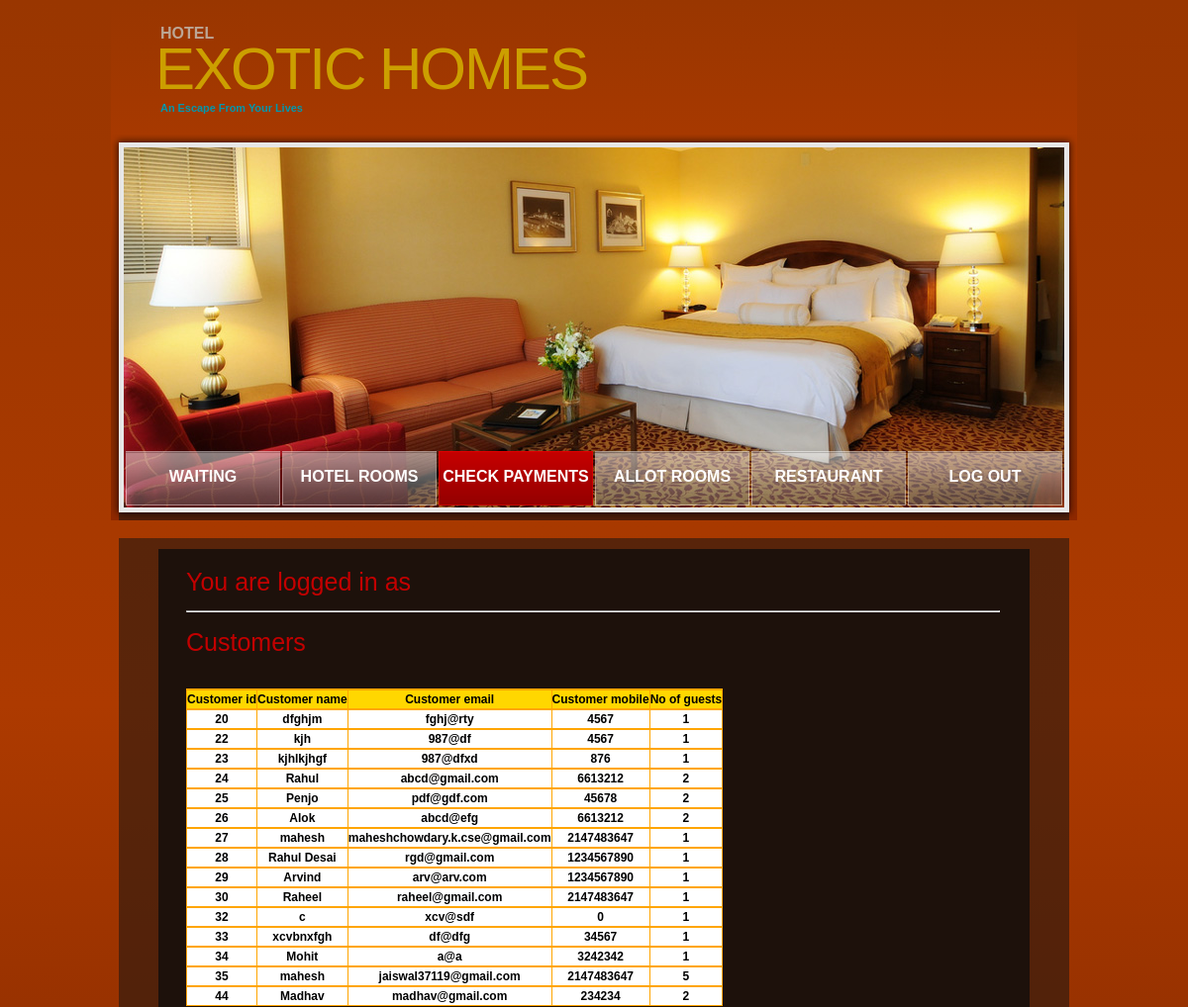
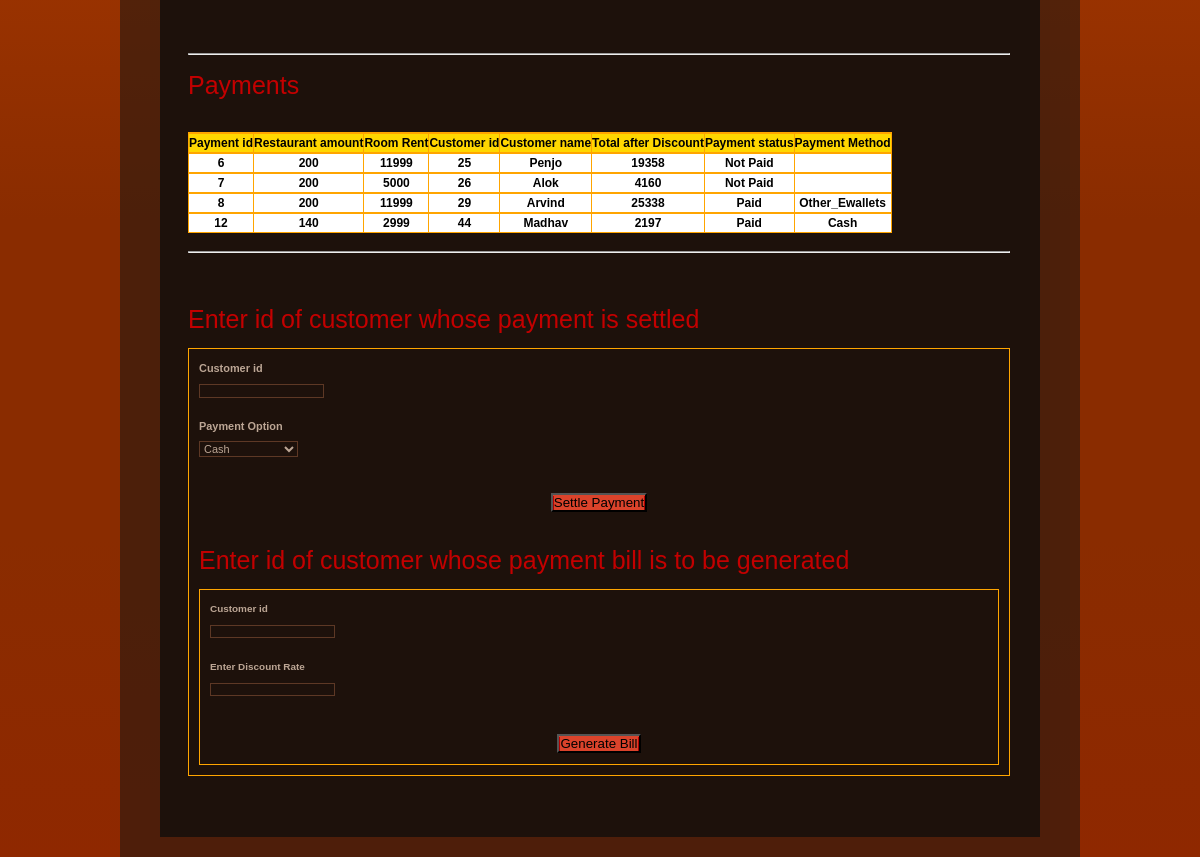
The page /project/payments.php on the database its author committed (2 pictures, top to bottom).
### tables this page shows
CREATE TABLE `customers` (
  `Custadd` varchar(50) NOT NULL,
  `custemail` varchar(30) NOT NULL,
  `cusid` int(10) NOT NULL,
  `cusname` varchar(30) NOT NULL,
  `cusmobile` int(10) NOT NULL,
  `noofguest` int(3) NOT NULL DEFAULT '1'
);

CREATE TABLE `payments` (
  `Rentamt` int(10) NOT NULL,
  `payid` int(10) NOT NULL,
  `Restamt` int(10) NOT NULL,
  `paycustid` int(10) NOT NULL,
  `paystat` varchar(10) NOT NULL DEFAULT 'Not Paid',
  `Total` int(10) NOT NULL,
  `Method` varchar(15) DEFAULT NULL,
  `RecvrId` int(10) NOT NULL
);

### project/payments.php (the view, shortened to what this page needs)
<!DOCTYPE html PUBLIC "-//W3C//DTD XHTML 1.0 Strict//EN" "http://www.w3.org/TR/xhtml1/DTD/xhtml1-strict.dtd">
<html xmlns="http://www.w3.org/1999/xhtml" xml:lang="en" lang="en">
<head>
<link href="style.css" rel="stylesheet" type="text/css" />
<link href="layout.css" rel="stylesheet" type="text/css" />
</head>
<body id="page1" onload="new ElementMaxHeight();">
<div id="main">
  <div id="header">
    <div class="row-1">
      <div class="wrapper">
        <div class="logo">
          <h1><a href="#">Exotic Homes</a></h1>
          <em>Hotel</em> <strong>An Escape From Your Lives</strong> </div>
      </div>
    </div>
    <div class="row-2">
      <div class="indent">
        <div class="header-box">
          <div class="inner">
            <ul class="nav">
              <li><a href="admin.php">Waiting Requests</a></li>
              <li><a href="room.php">Hotel Rooms</a></li>
              <li><a href="#"  class="current">Check Payments</a></li>
			   <li><a href="Allot.php">Allot Rooms</a></li>
			   <li><a href="restadmin.php">Restaurant</a></li>
			   <li><a href="logout.php">Log Out</a></li>
            </ul>
          </div>
        </div>
      </div>
    </div>
  </div>
<br/>
 <div id="content">
        <div class="box maxheight">
          <div class="inner">
		  <div>
		<?php
				echo "<h3>You are logged in as ";
				$ent=$_SESSION['usrname'];
				echo "$ent</h3>";
		?>
		</div>
			<hr/>
			<br/>
		     <?php
				$link = mysqli_connect("localhost","root","","hotel_management");
				$sql = "Select * from customers";
				if(mysqli_query($link,$sql)){
				$result=mysqli_query($link,$sql);
				echo "<style>
					table,th,td{
						font-color:#ffffff;
						 border:1px solid orange;
						 border-collapse:collapse;
					}
				</style>
				<h3>Customers</h3>
				<br/>
				<table style='width=100%;background-color:white;color:black;'>
				<th style='width=20px;'>
				<tr  style='background-color:gold;'>
					<th>Customer id</th>
					<th>Customer name</th>
					<th>Customer email</th>
					<th>Customer mobile</th>
					<th>No of guests</th>
				</tr>";
				while($row=mysqli_fetch_assoc($result))
				{
				echo "
				<th style='width=20px;'>
				<tr>
					<th>$row[cusid]</th>
					<th>$row[cusname]</th>
					<th>$row[custemail]</th>
					<th>$row[cusmobile]</th>
					<th>$row[noofguest]</th>
				</tr>";
				}
				echo"</table>";
				}
				else{
					echo "ERROR: could not able to execute $sql.".mysqli_error($link);
				}
				?>
				<br/>
				<br/>
				<?php
				$link = mysqli_connect("localhost","root","","hotel_management");
				$sql = "Select * from payments";
				if(mysqli_query($link,$sql)){
				$result=mysqli_query($link,$sql);
				echo "<br/>
					<hr/>
					<br/>
				<style>
					table,th,td{
						font-color:#ffffff;
						 border:1px solid orange;
						 border-collapse:collapse;
					}
				</style>
				<h3>Payments</h3>
				<br/>
				<table style='width=100%;background-color:white;color:black;'>
				<th style='width=20px;'>
				<tr style='background-color:gold;'>
					<th>Payment id</th>
					<th>Restaurant amount</th>
					<th>Room Rent</th>
					<th>Customer id</th>
					<th>Customer name</th>
					<th>Total after Discount</th>
					<th>Payment status</th>
					<th>Payment Method</th>
				</tr>";
				while($row=mysqli_fetch_assoc($result))
				{
					$sql4="Select cusname from customers where cusid='$row[paycustid]'";
					$result4=mysqli_query($link,$sql4);
					$row4=mysqli_fetch_row($result4);
				echo "
				<th style='width=20px;'>
				<tr>
					<th>$row[payid]</th>
					<th>$row[Restamt]</th>
					<th>$row[Rentamt]</th>
					<th>$row[paycustid]</th>
					<th>$row4[0]</th>
					<th>$row[Total]</th>
					<th>$row[paystat]</th>
					<th>$row[Method]</th>
				</tr>";
				}
				echo"</table>";
				}
				else{
					echo "ERROR: could not able to execute $sql.".mysqli_error($link);
				}
				echo '<br/>
					<hr/>
					<br/>
				<br/>
				<br/>
				<h3>Enter id of customer whose payment is settled</h3>
            <form action="paydone.php" method="POST" id="reservation-form" style="padding:10px; border:1px solid orange;">
                <div>
                  <label>Customer id</label>
					<input type="int" name="custid" size="35">
                </div>
				<br/>
                <div>
                  <label>Payment Option</label>
                  <select name="method">
				  <option value="Cash">Cash</option>
				  <option value="Credit_Card">Credit card</option>
				  <option value="Debit_Card">Debit card</option>
				  <option value="Paytm">Paytm</option>
				  <option value="Other_Ewallets">Other E-Wallets</option>
				  </select>
                </div>
				<br/>
				<div>
				<br/>
                <div class="button"><button type="submit" style="background: rgb(219, 67, 43)"><span><span>Settle Payment</span></span></button></div>
			</form>';
				echo '<br/>
				<br/>
				<h3>Enter id of customer whose payment bill is to be generated</h3>
            <form action="paysub.php" method="POST" id="reservation-form" style="padding:10px; border:1px solid orange;">
                <div>
                  <label>Customer id</label>
					<input type="int" name="custid" size="35">
                </div>
				<br/>
                <div>
                  <label>Enter Discount Rate</label>
                  <input type="int" name="Rate" size="35">
                </div>
				<br/>
				<div>
				<br/>
                <div class="button"><button type="submit" style="background: rgb(219, 67, 43)"><span><span>Generate Bill</span></span></button></div>
			</form>';
				?>
          </div>
      </div>
    </div>
  </div>
</body>
</html>

### project/style.css (style rules this page uses)
* { margin:0; padding:0; }
html, body { height:100%; }
body { background: rgba(153,54,0,1); background: -moz-linear-gradient(top, rgba(153,54,0,1) 0%, rgba(173,58,0,1) 38%, rgba(138,44,0,1) 66%, rgba(138,44,0,1) 83%, rgba(143,40,0,1) 100%); background: -webkit-gradient(left top, left bottom, color-stop(0%, rgba(153,54,0,1)), color-stop(38%, rgba(173,58,0,1)), color-stop(66%, rgba(138,44,0,1)), color-stop(83%, rgba(138,44,0,1)), color-stop(100%, rgba(143,40,0,1))); background: -webkit-linear-gradient(top, rgba(153,54,0,1) 0%, rgba(173,58,0,1) 38%, rgba(138,44,0,1) 66%, rgba(138,44,0,1) 83%, rgba(143,40,0,1) 100%); background: -o-linear-gradient(top, rgba(153,54,0,1) 0%, rgba(173,58,0,1) 38%, rgba(138,44,0,1) 66%, rgba(138,44,0,1) 83%, rgba(143,40,0,1) 100%); background: -ms-linear-gradient(top, rgba(153,54,0,1) 0%, rgba(173,58,0,1) 38%, rgba(138,44,0,1) 66%, rgba(138,44,0,1) 83%, rgba(143,40,0,1) 100%); background: linear-gradient(to bottom, rgba(153,54,0,1) 0%, rgba(173,58,0,1) 38%, rgba(138,44,0,1) 66%, rgba(138,44,0,1) 83%, rgba(143,40,0,1) 100%); filter: progid:DXImageTransform.Microsoft.gradient( startColorstr='#993600', endColorstr='#8f2800', GradientType=0 ); center top #37271c; font-family:Tahoma, Geneva, sans-serif; font-size:100%; line-height:1.125em; color:#bca695; }
input, select, textarea { font-family:Tahoma, Geneva, sans-serif; font-size:1em; }
.wrapper { width:100%; overflow:hidden; }
input, select { vertical-align:middle; font-weight:normal; }
#reservation-form { font-size:.91em; font-weight:bold; }
#reservation-form label { display:block; padding-bottom:4px; }
#reservation-form select { border:1px solid #5d3825; background:#1d110b; color:#bca695; }
#reservation-form input { width:123px; text-align:center; border:1px solid #5d3825; background:#1d110b; color:#bca695; }
#reservation-form .button { font-size:1em; }
ul { list-style:none; }
a { color:#bca695; outline:none; }
h1 { font-family:"Trebuchet MS", Arial, Helvetica, sans-serif; font-size:60px; line-height:1em; color:##cc9f00; text-transform:uppercase; font-weight:normal; letter-spacing:-2px; }
h1 a { color:#cc9f00; text-decoration:none; }
h3 { font-family:"Trebuchet MS", Arial, Helvetica, sans-serif; color:#c30000; font-size:25px; line-height:1em; font-weight:normal; margin-bottom:16px; }
.button { text-align:center; font-size:.91em; }
.button span { display:inline-block; background:url(images/button-side.gif) no-repeat left top; padding-left:1px; }
.button span span { background:url(images/button-side.gif) no-repeat right top; padding-right:1px; padding-left:0; }
.box { background:#1d110b; width:100%; }
.box .inner { padding:21px 30px 30px 28px; }
#header .row-1 { height:136px; }
#header .row-2 { height:390px; background:url(images/header-bg.png) no-repeat left bottom; }
#header .row-2 .indent { padding:13px 0 0 13px; }
#header .logo { float:left; padding:40px 0 0 45px; }
#header .logo em { position:absolute; top:25px; text-transform:uppercase; font-style:normal; font-size:16px; font-family:"Trebuchet MS", Arial, Helvetica, sans-serif; font-weight:bold; padding-left:5px; }
#header .logo strong { color:#0098ad; font-size:.91em; padding-left:5px; }
.header-box { background:url(images/header-bg1.jpg) no-repeat left top; width:950px; height:364px; }
.header-box .inner { padding:307px 0 0 2px; }
#header .nav { overflow:hidden; }
#header .nav li { display:inline; }
#header .nav li a { display:block; float:left; width:156px; height:55px; line-height:52px; font-size:16px; text-transform:uppercase; font-weight:bold; color:#fff; text-decoration:none; font-family:"Trebuchet MS", Arial, Helvetica, sans-serif; text-align:center; margin-right:2px; background:url(images/nav-bg1.png) no-repeat left top; }
#header .nav li a.current { background:url(images/nav-bg2.png) no-repeat left top; }
#content { background:url(images/content-bg.png) left top; margin:0 8px; padding:11px 40px 20px 40px; }

### project/payments.php (style rules this page uses)
table,th,td { font-color:#ffffff; border:1px solid orange; border-collapse:collapse; }

### rows shown on the page
customers: cusid "20", cusname "dfghjm", custemail "fghj@rty", cusmobile "4567", noofguest "1"
customers: cusid "22", cusname "kjh", custemail "987@df", cusmobile "4567", noofguest "1"
customers: cusid "23", cusname "kjhlkjhgf", custemail "987@dfxd", cusmobile "876", noofguest "1"
customers: cusid "24", cusname "Rahul", custemail "abcd@gmail.com", cusmobile "6613212", noofguest "2"
customers: cusid "25", cusname "Penjo", custemail "pdf@gdf.com", cusmobile "45678", noofguest "2"
customers: cusid "26", cusname "Alok", custemail "abcd@efg", cusmobile "6613212", noofguest "2"
customers: cusid "27", cusname "mahesh", custemail "maheshchowdary.k.cse@gmail.com", cusmobile "2147483647", noofguest "1"
customers: cusid "28", cusname "Rahul Desai", custemail "rgd@gmail.com", cusmobile "1234567890", noofguest "1"
customers: cusid "29", cusname "Arvind", custemail "arv@arv.com", cusmobile "1234567890", noofguest "1"
customers: cusid "30", cusname "Raheel", custemail "raheel@gmail.com", cusmobile "2147483647", noofguest "1"
customers: cusid "32", cusname "c", custemail "xcv@sdf", cusmobile "0", noofguest "1"
customers: cusid "33", cusname "xcvbnxfgh", custemail "df@dfg", cusmobile "34567", noofguest "1"
customers: cusid "34", cusname "Mohit", custemail "a@a", cusmobile "3242342", noofguest "1"
customers: cusid "35", cusname "mahesh", custemail "jaiswal37119@gmail.com", cusmobile "2147483647", noofguest "5"
customers: cusid "44", cusname "Madhav", custemail "madhav@gmail.com", cusmobile "234234", noofguest "2"
payments: payid "6", Restamt "200", Rentamt "11999", paycustid "25", paycustid.cusname "Penjo", Total "19358", paystat "Not Paid"
payments: payid "7", Restamt "200", Rentamt "5000", paycustid "26", paycustid.cusname "Alok", Total "4160", paystat "Not Paid"
payments: payid "8", Restamt "200", Rentamt "11999", paycustid "29", paycustid.cusname "Arvind", Total "25338", paystat "Paid", Method "Other_Ewallets"
payments: payid "12", Restamt "140", Rentamt "2999", paycustid "44", paycustid.cusname "Madhav", Total "2197", paystat "Paid", Method "Cash"
